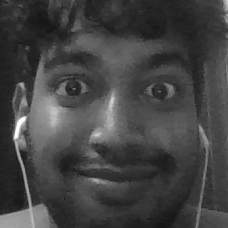
#> input picture images/my-image.png, 228 x 228 px; its folder holds only this picture in this run
$ python train_faces.py   (older library calls are emulated)
#> lines starting #> are read from the running program, lines starting #| are printed output that depends on the picture
import cv2
import os
from PIL import Image
import numpy as np
import pickle

def train_faces():
    BASE_DIR = os.path.dirname(os.path.abspath(__file__))
    image_dir = os.path.join(BASE_DIR,'images')
    face_cascade = cv2.CascadeClassifier('cascades/data/haarcascade_frontalface_alt2.xml')
    recognizer = cv2.face.LBPHFaceRecognizer_create()

    current_id = 0
    label_ids = {}
    trained_faces = []
    labels = []
    for root, dirs, files in os.walk(image_dir):
        print(root,dirs,files)
        for file in files:
            if file.endswith('.png') or file.endswith('.jpg'):
                img_path = os.path.join(root, file)
                label = os.path.basename(root)

                if not label in label_ids:
                    label_ids[label] = current_id
                    current_id += 1

                id_ = label_ids[label]

                pil_image = Image.open(img_path).convert("L")
#> pil_image is the input picture: PIL image 228x228 L; min 19, max 254, mean 67.3
                size = (550, 550)
                final_image = pil_image.resize(size, Image.ANTIALIAS)
                image_array = np.array(final_image, 'uint8')

                faces = face_cascade.detectMultiScale(image_array,scaleFactor=1.2,minNeighbors=5)
#> faces = [[37, 43, 477, 477]]

                for (x, y, w, h) in faces:
                    roi = image_array[y:y+h, x:x+w]
                    trained_faces.append(roi)
                    labels.append(id_)
#> this loop made 1 pass
#> pass 1, in train_faces, `roi = image_array[y:y+h, x:x+w]`:
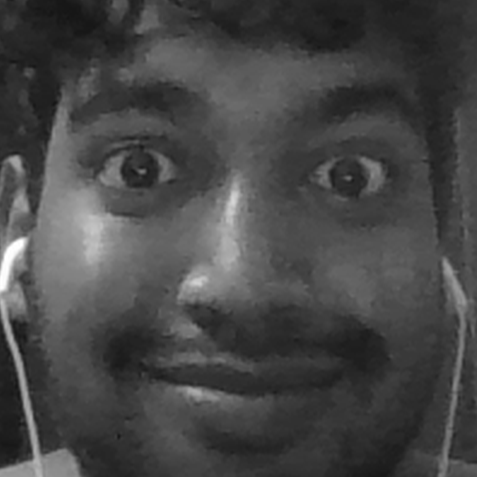
#> roi: shape (477, 477); min 21, max 255, mean 70.6
#> after the loop, labels = [0]; trained_faces = 1 item

    with open(os.path.join(os.path.join(os.path.join(BASE_DIR, 'assests'),'serializer'),'label.pickle'), 'wb') as f:
        pickle.dump(label_ids, f)

    recognizer.train(trained_faces, np.array(labels))
    recognizer.save(os.path.join(os.path.join(os.path.join(BASE_DIR, 'assests'),'trainner'),'trainner.yml'))

if(__name__ == '__main__'):
    train_faces()
